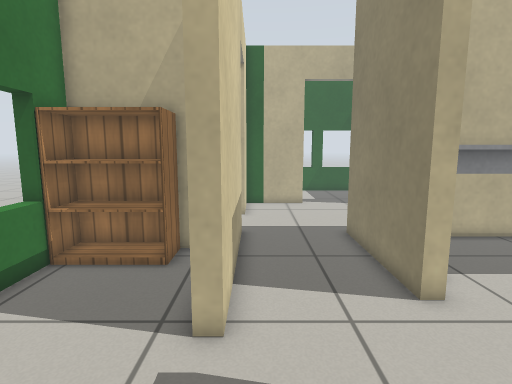
view 1 (above)

19 first-person views from a walk through a Gazebo world. The camera is 0.9 m above the floor, tilts 8° down and sees 80° across. The floor is counted in squares, 0.25 m on a side. Each view is taken from the middle of a square. On the plan, view 1 faces up. The plan holds only what a view shows up to about 20 squares ahead; the rest is blank. Simple patterns stand in for the simulator's built-in surfaces.

view 2
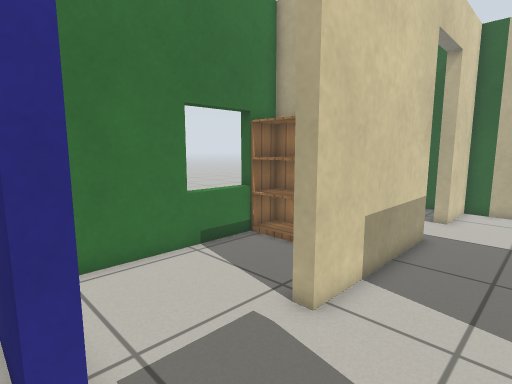

view 3
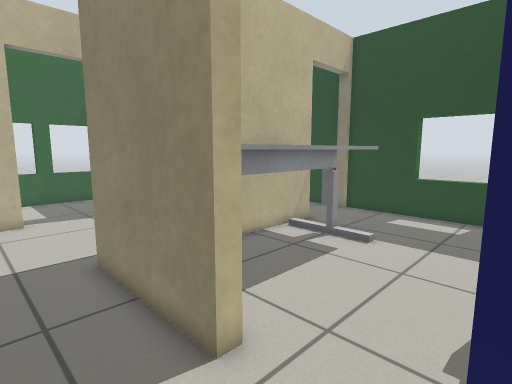

view 4
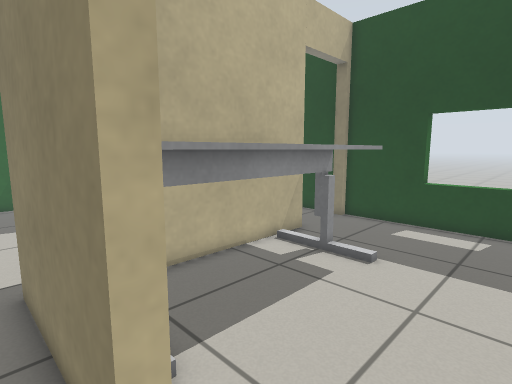

view 5
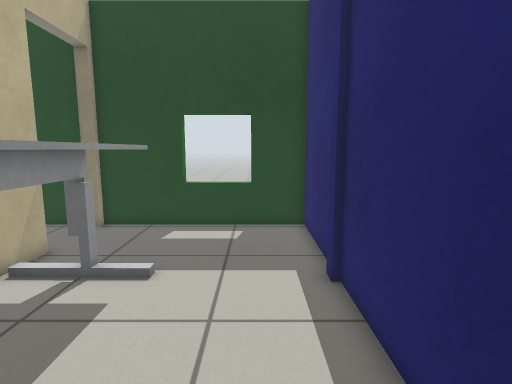

view 6
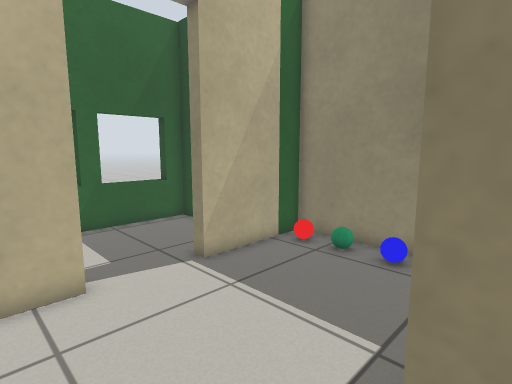

view 7
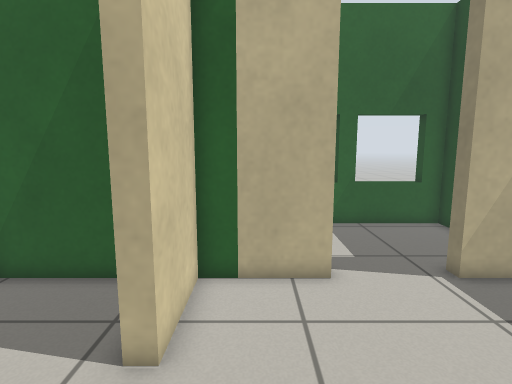

view 8
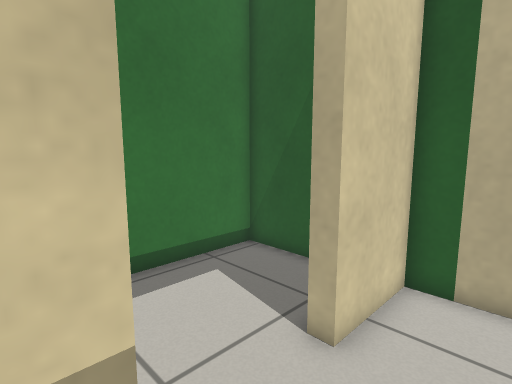

view 9
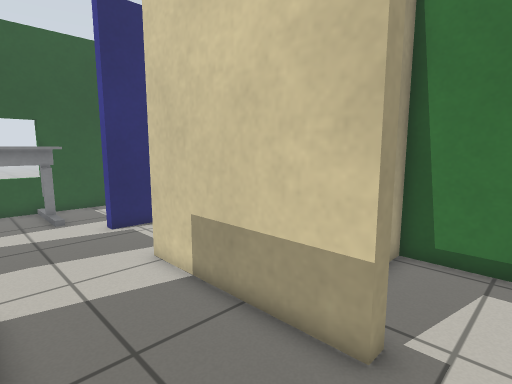

view 10
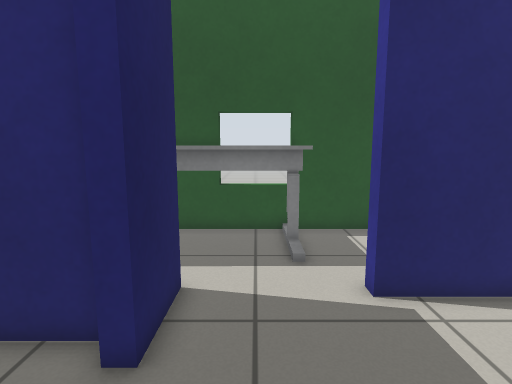

view 11
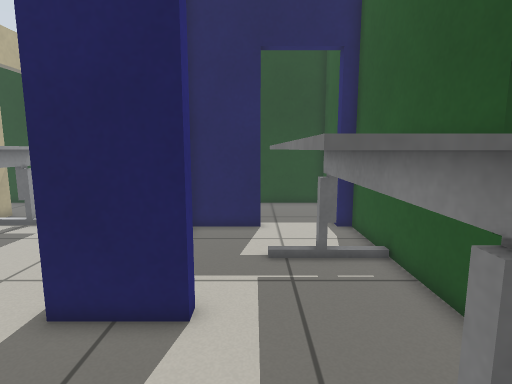

view 12
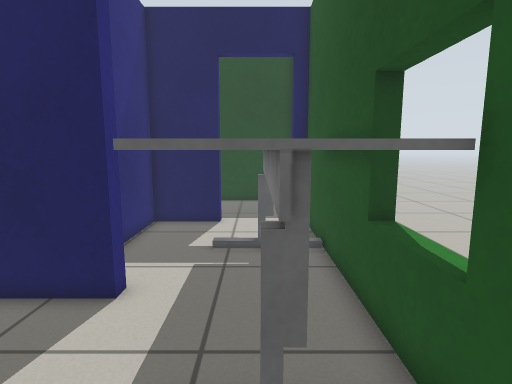

view 13
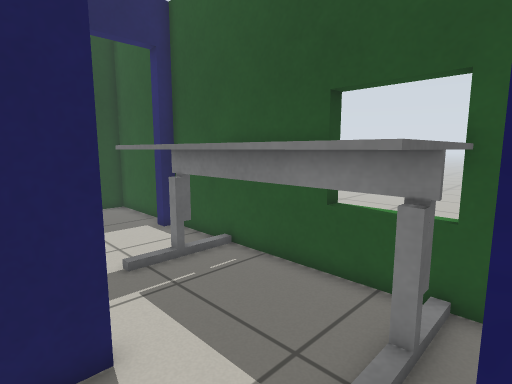

view 14
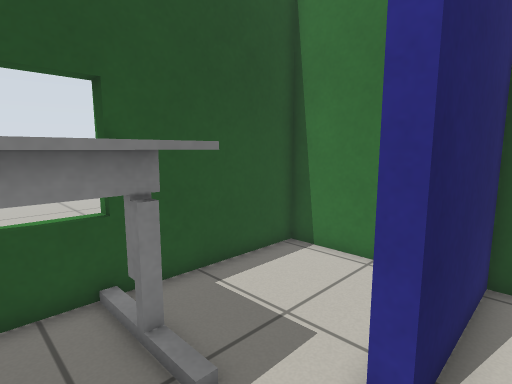

view 15
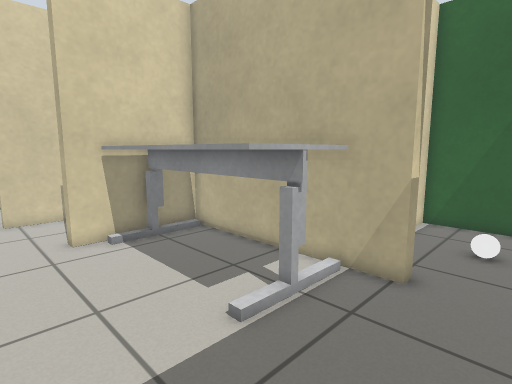

view 16
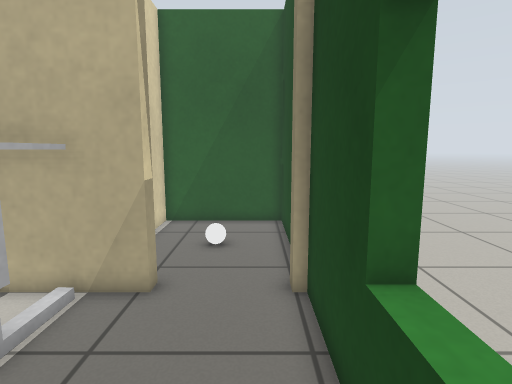

view 17
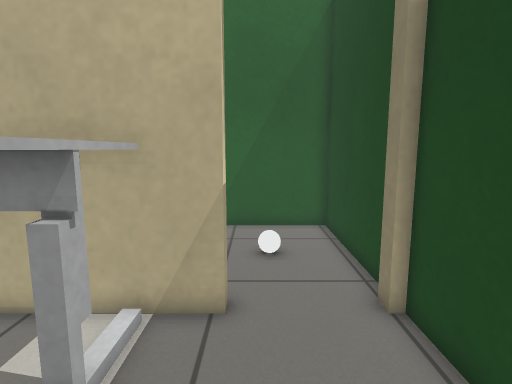

view 18
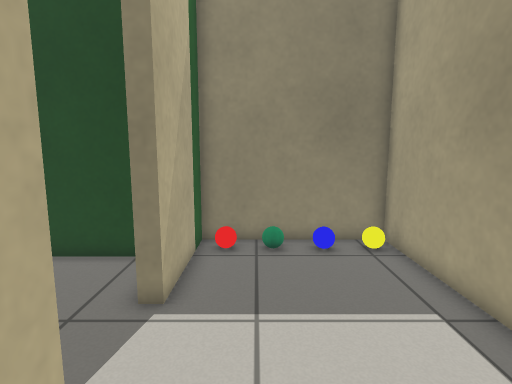

view 19
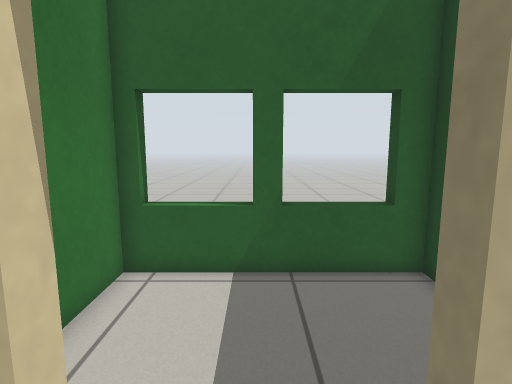

### Floor plan
Ten units are one square. View 1 is at (0, 0); x grows to the right and y downward. Boxes are objects, and circles mark ways between rooms. Rooms are numbered by the first view taken in them; rooms with no view inside come last. Other rooms are left out.
<svg viewBox="-70 -210 258 270">
<path fill="none" stroke="#000" d="M56 -129 118 -129 118 -202 67 -202M-6 -131 -6 -54 -13 -55M45 -69 40 -69 40 -130M31 -202 -6 -202 -6 -166M40 -4 40 -34 46 -34M-9 -9 -9 -4M-65 20 -65 55 34 55M-9 -4 -39 -4M119 -29 126 -29M143 -123 124 -123M135 -27 183 -27 183 -123M45 -124 45 -69M49 -27 120 -27M-24 -108 -65 -108 -65 -9 -9 -9M-20 -202 -65 -202 -65 -114 -56 -114M183 -130 183 -202 125 -202 125 -184"/>
<rect x="105" y="-145" width="10" height="10" fill="#bbb"><title>yellow ball</title></rect>
<rect x="105" y="-165" width="10" height="10" fill="#bbb"><title>blue ball</title></rect>
<rect x="105" y="-175" width="10" height="10" fill="#bbb"><title>green ball</title></rect>
<rect x="105" y="-195" width="10" height="10" fill="#bbb"><title>red ball</title></rect>
<rect x="45" y="-125" width="90" height="50" fill="#bbb"><title>desk</title></rect>
<rect x="-65" y="-105" width="40" height="20" fill="#bbb"><title>bookshelf</title></rect>
<rect x="145" y="-165" width="10" height="10" fill="#bbb"><title>white ball</title></rect>
<circle cx="15" cy="-5" r="3" fill="#2a7"/>
<circle cx="45" cy="-50" r="3" fill="#2a7"/>
<circle cx="-10" cy="-35" r="3" fill="#2a7"/>
<circle cx="-10" cy="-145" r="3" fill="#2a7"/>
<circle cx="163" cy="-126" r="3" fill="#2a7"/>
<text x="30" y="-120">1</text>
<text x="-20" y="20">2</text>
<text x="110" y="-80">3</text>
<text x="-40" y="-60">4</text>
<text x="-40" y="-160">5</text>
<text x="150" y="-170">6</text>
</svg>
Room 1 opens to room 2. Room 1 opens to room 3. Room 1 opens to room 4. Room 1 opens to room 5. Room 3 opens to room 6.

Where each view was taken, in squares from view 1:
view 1: 0 up, 0 right, facing up
view 2: 0 up, 3 right, facing up-left
view 3: 3 up, 1 right, facing up-right
view 4: 4 up, 3 right, facing up-right
view 5: 5 up, 4 right, facing right
view 6: 12 up, 1 right, facing up-right
view 7: 12 up, 1 right, facing up
view 8: 12 up, 2 right, facing up-left
view 9: 15 up, 4 right, facing down-left
view 10: 8 up, 2 right, facing down
view 11: 1 down, 2 left, facing right
view 12: 3 down, 3 left, facing right
view 13: 2 up, 1 left, facing down-right
view 14: 2 up, 3 right, facing down-left
view 15: 4 up, 17 right, facing up-left
view 16: 5 up, 17 right, facing up
view 17: 6 up, 15 right, facing up
view 18: 18 up, 0 right, facing right
view 19: 18 up, 5 right, facing up
